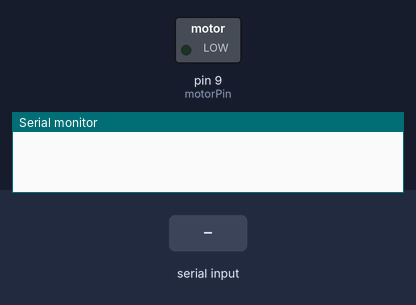
The sketch below on a simulated Arduino Uno, built with avr-gcc and run on an emulated ATmega328P. On the bench: switched loads named in the sketch (green lamp = pin HIGH), the last lines printed to the serial monitor. The test bench sets the inputs (shaded band).

Above: at 1.2 s.
1.3 s: "1" received over Serial
At 2.5 s:
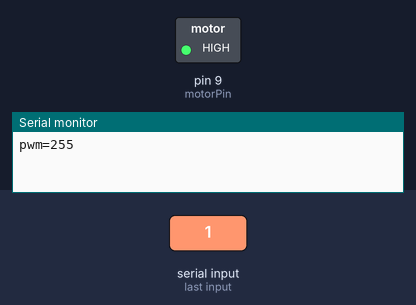
2.8 s: "0" received over Serial
At 3.8 s:
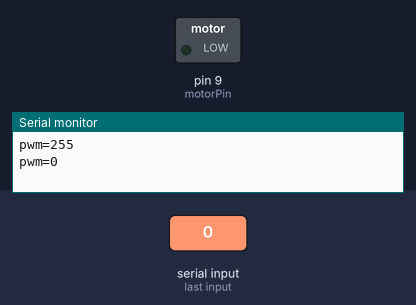
Timing chart, 0 to 5.8 s (numbered marks = the images above; inputs shaded):
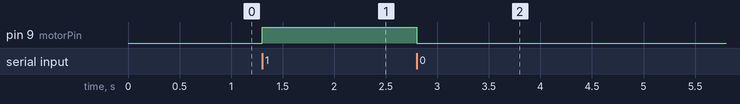

Measured:
- after the input at 1.3 s, pin 9 (motorPin): LOW → HIGH at once
- after the input at 2.8 s, pin 9 (motorPin): HIGH → LOW at once

The sketch:

fan-toggle.ino
```cpp
// (licence header left out)
#include "src/fan_toggle.h"

void setup() {
  fan_toggle_setup();
}

void loop() {
  fan_toggle_loop();
}
```

fan_toggle.cpp
```cpp
// (licence header left out)
#include "fan_toggle.h"

#include <Arduino.h>

constexpr uint8_t motorPin = 9;
constexpr uint8_t motorMAXpwm = 255;
constexpr unsigned long serialBaud = 9600;  // must match BAUD in Makefile/config/local.mk

void fan_toggle_setup() {
  pinMode(motorPin, OUTPUT);
  analogWrite(motorPin, 0);  // fan off at boot (and after any DTR auto-reset)
  Serial.begin(serialBaud);
}

void fan_toggle_loop() {
  while (Serial.available() > 0) {
    char c = (char)Serial.read();
    if (c == '1') {
      analogWrite(motorPin, motorMAXpwm);
      Serial.println(F("pwm=255"));
    } else if (c == '0') {
      analogWrite(motorPin, 0);
      Serial.println(F("pwm=0"));
    }
  }
}
```

fan_toggle.h
```cpp
// (licence header left out)
#pragma once

void fan_toggle_setup();
void fan_toggle_loop();
```
